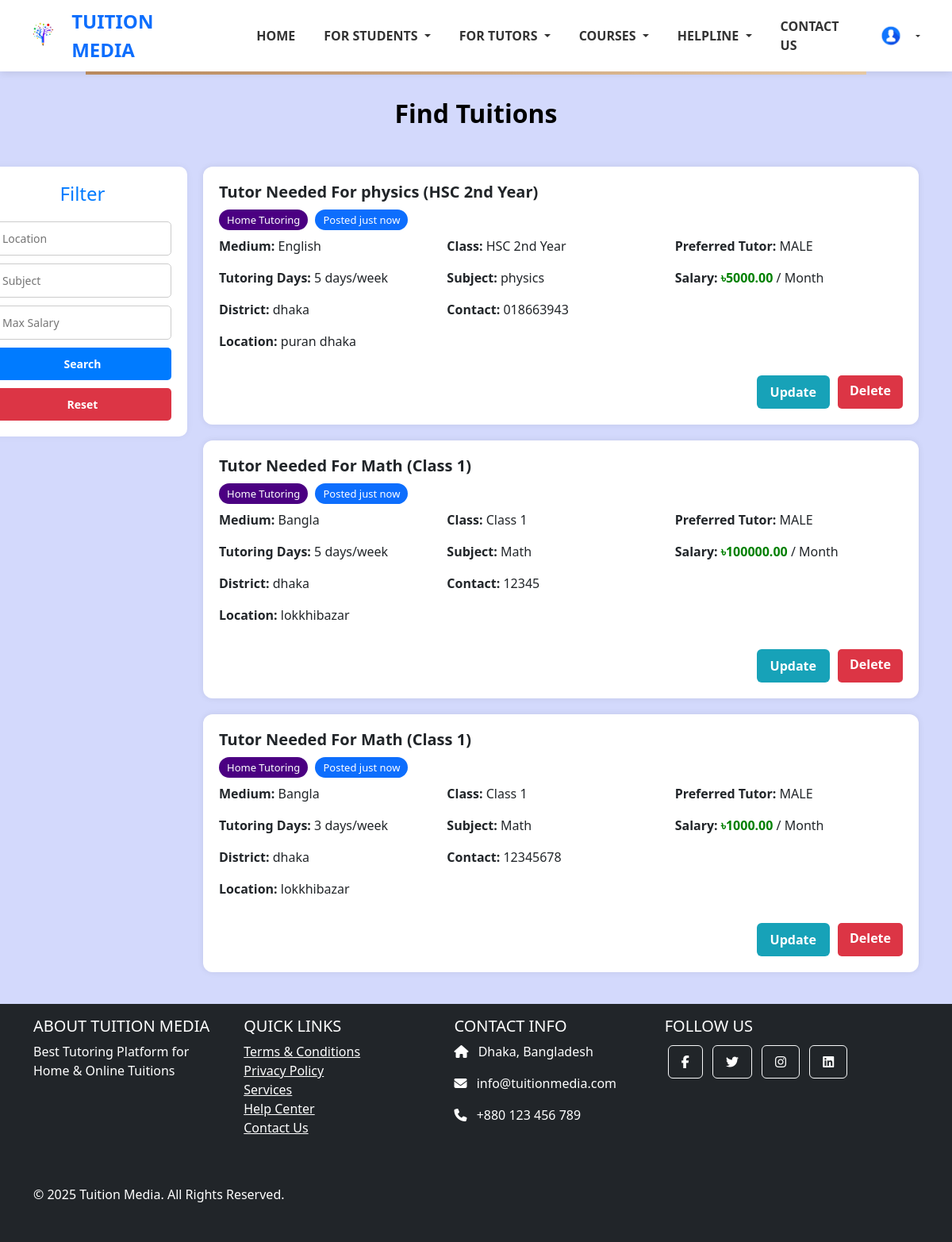
The page /find_tuitions/ (signed in) on the database as committed earlier.
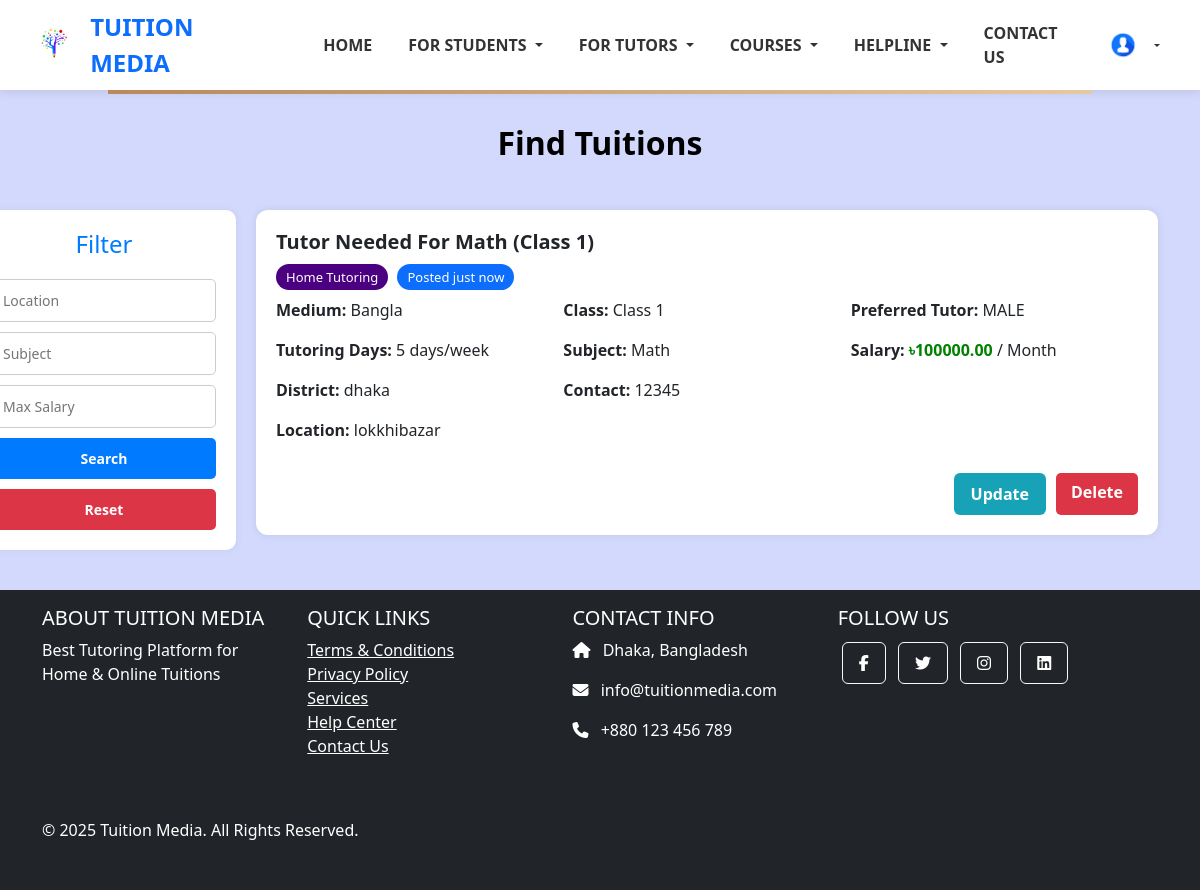
The same page on the database as committed later.
### students/models.py (models this page shows, shortened)
class tutor_request_post(models.Model):
    CLASS_CHOICES = [
        ('Class 1', 'Class 1'),
        ('Class 2', 'Class 2'),
        ('Class 3', 'Class 3'),
        ('Class 4', 'Class 4'),
        ('Class 5', 'Class 5'),
        ('Class 6', 'Class 6'),
        ('Class 7', 'Class 7'),
        ('Class 8', 'Class 8'),
        ('Class 9', 'Class 9'),
        ('Class 10', 'Class 10'),
        ('HSC 1st Year', 'HSC 1st Year'),
        ('HSC 2nd Year', 'HSC 2nd Year'),
    ]
    MEDIUM_CHOICES = [
        ('Bangla', 'Bangla'),
        ('English', 'English'),
    ]
    GENDER_CHOICES = [
        ('MALE', 'MALE'),
        ('FEMALE', 'FEMALE'),
        ('MALE/FEMALE', 'MALE/FEMALE'),
    ]
    student_name = models.CharField(max_length=100)  # blank=False by default
    contact_number = models.CharField(max_length=20, blank=True, null=True)  # Optional
    medium = models.CharField(max_length=20, choices=MEDIUM_CHOICES,default='Bangla')  # Required choice
    student_class = models.CharField(max_length=30, choices=CLASS_CHOICES,default='class 10')  # Required choice
    preferred_tutor = models.CharField(max_length=20, choices=GENDER_CHOICES,default='MALE')  # Required choice
    subject = models.CharField(max_length=100, blank=True, null=True)
    salary = models.DecimalField(max_digits=10, decimal_places=2, blank=True, null=True)
    tutoring_days = models.CharField(max_length=100, blank=True, null=True)
    district = models.CharField(max_length=100, blank=True, null=True)
    location = models.CharField(max_length=100, blank=True, null=True)
    timestamp = models.DateTimeField(auto_now_add=True)

### tutors/views.py (the view)
# urls.py: path('find_tuitions/',tutors_view.find_tuitions, name='find_tuitions'),
def find_tuitions(request):
    posts = tutor_request_post.objects.all().order_by('-timestamp')
    location = request.GET.get('location')
    salary = request.GET.get('salary')
    subject = request.GET.get('subject')
    if location:
        posts = posts.filter(location__icontains=location)
    if salary:
        try:
            salary = float(salary)
            posts = posts.filter(salary__lte=salary)
        except ValueError:
            pass  # Ignore invalid salary inputs
    if subject:
        posts = posts.filter(subject__icontains=subject)  # ✅ Correct field name
    context = {
        'posts': posts,
        'location': location or '',
        'salary': salary or '',
        'subject': subject or ''
    }
    return render(request, 'tutors/find_tuitions.html', context)

### template/tutors/find_tuitions.html (shortened to what this page needs)
{% extends 'base.html' %}
{% load static %}
{% block content %}
<h2 style="text-align: center; margin-bottom: 3rem; color:Black; margin-top:30px; font-weight: bold;">Find Tuitions</h2>
<div class="container mt-4">
  <div class="sidebar">
    <h4>Filter</h4>
    <form method="GET" action="{% url 'find_tuitions' %}" style="display: flex; flex-direction: column; gap: 10px;">
      <input type="text" name="location" placeholder="Location" value="{{ request.GET.location }}">
      <input type="text" name="subject" placeholder="Subject" value="{{ request.GET.subject }}">
      <input type="number" name="salary" placeholder="Max Salary" value="{{ request.GET.salary }}">
      <button type="submit" class="btn-search glow-on-hover">Search</button>
      <button type="button" onclick="window.location.href='{% url 'find_tuitions' %}'" class="btn-reset glow-on-hover">Reset</button>
    </form>
  </div>
  <div class="card-grid-wrapper">
    <div class="card-grid">
      {% if posts %}
        {% for post in posts %}
          <div class="tuition-card">
            <h3 class="title">Tutor Needed For {{ post.subject }} ({{ post.student_class }})</h3>
            <div class="tags">
              <span class="tag home">Home Tutoring</span>
              <span class="tag time">Posted just now</span>
            </div>
            <div class="tuition-card-body">
              <div class="column">
                <p><strong>Medium:</strong> {{ post.medium }}</p>
                <p><strong>Tutoring Days:</strong> {{ post.tutoring_days }} days/week</p>
                <p><strong>District:</strong> {{ post.district }}</p>
                <p><strong>Location:</strong> {{ post.location }}</p>
              </div>
              <div class="column">
                <p><strong>Class:</strong> {{ post.student_class }}</p>
                <p><strong>Subject:</strong> {{ post.subject }}</p>
                <p><strong>Contact:</strong> {{ post.contact_number }}</p>
              </div>
              <div class="column">
                <p><strong>Preferred Tutor:</strong> {{ post.preferred_tutor }}</p>
                <p><strong>Salary:</strong> <span class="salary">৳{{ post.salary }}</span> / Month</p>
              </div>
            </div>
            <div class="card-actions">
              <a href="{% url 'update' post.id %}" class="btn update glow-on-hover">Update</a>
              <a href="{% url 'delete' post.id %}" class="btn glow-on-hover" style="background-color: #dc3545; color: white; padding: 6px 14px; border-radius: 5px; text-decoration: none;">Delete</a>
       </div>
          </div>
        {% endfor %}
      {% else %}
        <p class="text-gray-600">No tuition requests found.</p>
      {% endif %}
    </div>
  </div>
</div>
{% endblock %}

Rows that differ between the two databases and show on the page:
removed tutor_request_post: subject "physics", student_class "HSC 2nd Year", medium "English", tutoring_days "5", district "dhaka", location "puran dhaka", contact_number "018663943", preferred_tutor "MALE", salary "5000.00"
removed tutor_request_post: subject "Math", student_class "Class 1", medium "Bangla", tutoring_days "3", district "dhaka", location "lokkhibazar", contact_number "12345678", preferred_tutor "MALE", salary "1000.00"
